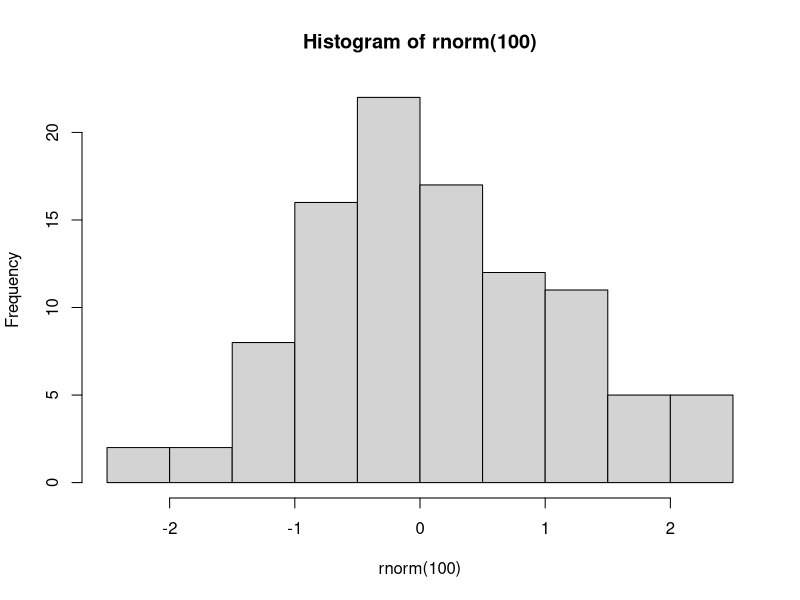

The R script that drew this image:
## ---- chunk 1
#| label: tbl-beispieltabelle
#| tbl-cap: Tabelle aus einem R-Beispieldatensatz.
knitr::kable(iris[1:10,])
## ---- chunk 2
#| label: fig-histogram
#| fig-cap: Histogramm von 100 Zufallszahlen
hist(rnorm(100))
